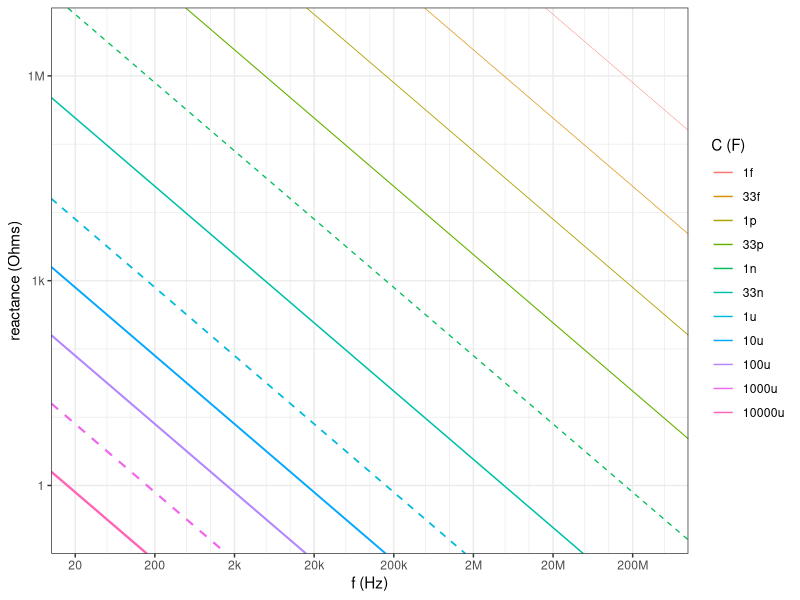
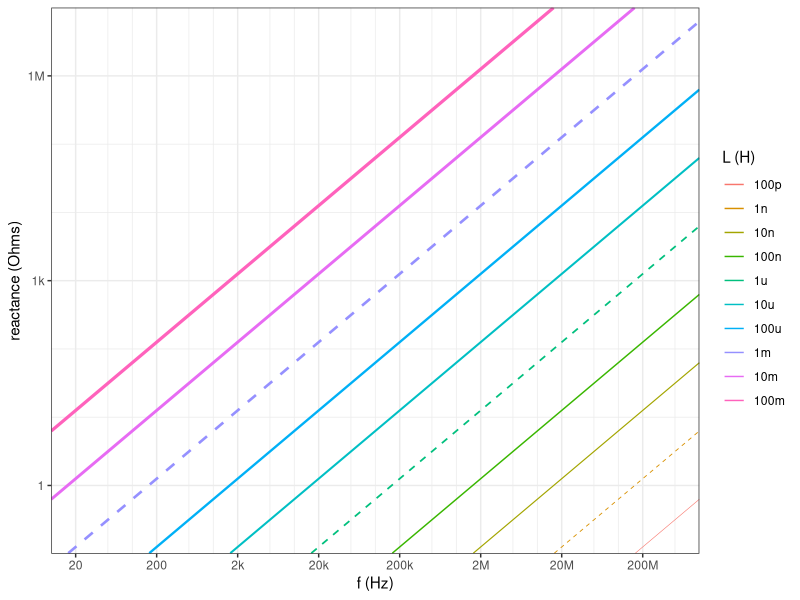
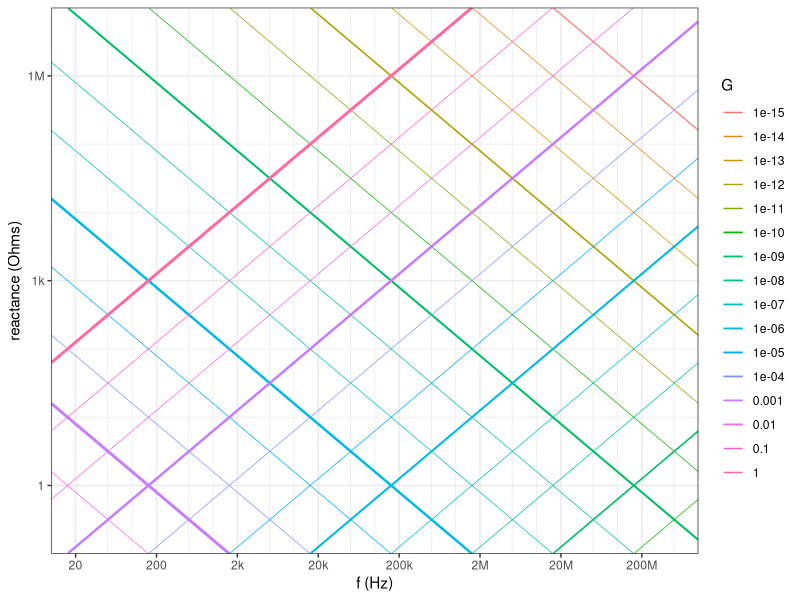
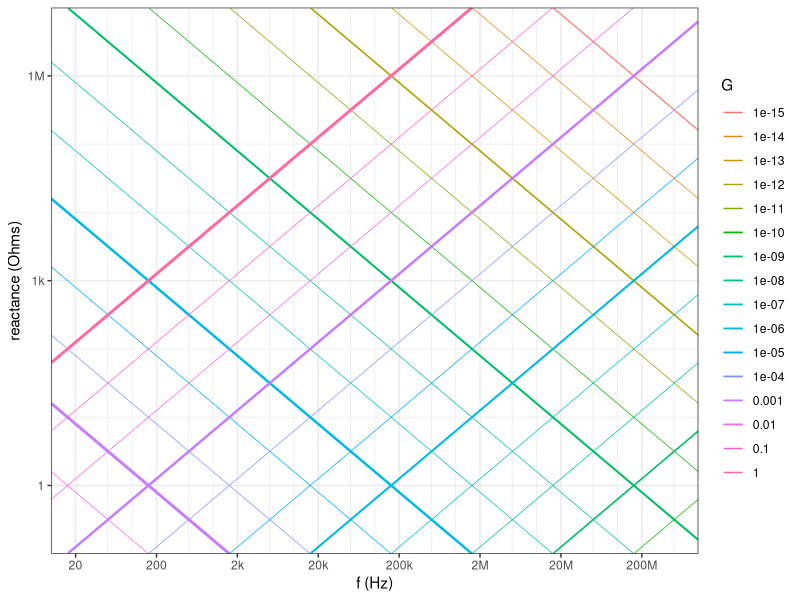

Here is the R script that generated these plots, in order:
## ---- chunk 1
knitr::opts_chunk$set(echo = FALSE, warning = FALSE)
library(ggplot2)
library(dplyr)
## ---- chunk 2
f <- 10^seq(1, 9, by = 0.01)
C <- c(1e-15, 33e-15, 1e-12, 33e-12, 1e-9, 33e-9, 10^seq(-6, -2, by = 1))
C_value <- c("1f", "33f", "1p", "33p", "1n", "33n", "1u", "10u", "100u", "1000u", "10000u")
val <- expand.grid(f = f, k = 1:length(C)) |>
  tibble::as_tibble() |>
  dplyr::mutate(C = C[k], 
                C_value = C_value[k] |> factor(levels = C_value),
                X = 1/2/pi/f/C)
val |>
  ggplot(aes(x = f, y = X, color = C_value)) +
  geom_line(linewidth = 0.9 + log10(val$C)/20,
            linetype = 1 + (val$C %in% c(1e-3, 1e-6, 1e-9))) +
  labs(x = "f (Hz)", y = "reactance (Ohms)", color = "C (F)") +
  scale_x_log10(breaks = 10^(1:8)*2,
                labels = c("20", "200", "2k", "20k", "200k", "2M", "20M", "200M"),
                minor_breaks = c(10^(1:8)*5, 10^(1:8)*10),
                expand = rep(0, 4)) + 
  scale_y_log10(breaks = c(1, 1000, 1e6),
                minor_breaks = c(0.1, c(10, 100), c(10, 100)*1000, 1e7),
                labels = c("1", "1k", "1M"),
                limits = c(0.1, 1e7),
                expand = rep(0, 4)) +
  theme_bw()
## ---- chunk 3
f <- 10^seq(1, 9, by = 0.01)
C <- 10^seq(-10, -1, by = 1)
C_value <- c("100p", "1n", "10n", "100n", "1u", "10u", "100u", "1m", "10m", "100m")
val <- expand.grid(f = f, k = 1:length(C)) |>
  tibble::as_tibble() |>
  dplyr::mutate(C = C[k], 
                C_value = C_value[k] |> factor(levels = C_value),
                X = 2*pi*f*C)
val |>
  ggplot(aes(x = f, y = X, color = C_value)) +
  geom_line(linewidth = 1.2 + log10(val$C)/10,
            linetype = 1 + (val$C %in% c(1e-3, 1e-6, 1e-9))) +
  labs(x = "f (Hz)", y = "reactance (Ohms)", color = "L (H)") +
  scale_x_log10(breaks = 10^(1:8)*2,
                labels = c("20", "200", "2k", "20k", "200k", "2M", "20M", "200M"),
                minor_breaks = c(10^(1:8)*5, 10^(1:8)*10),
                expand = rep(0, 4)) + 
  scale_y_log10(breaks = c(1, 1000, 1e6),
                minor_breaks = c(0.1, c(10, 100), c(10, 100)*1000, 1e7),
                labels = c("1", "1k", "1M"),
                limits = c(0.1, 1e7),
                expand = rep(0, 4)) +
  theme_bw()
## ---- chunk 4
f <- 10^seq(1, 9, by = 0.01)
C <- 10^seq(-15, -2, by = 1)
L <- 10^seq(-10, 0, by = 1)
val_C <- expand.grid(f = f, k = 1:length(C)) |>
  tibble::as_tibble() |>
  dplyr::mutate(C = C[k], 
                X = 1/2/pi/f/C,
                G = factor(C, levels = 10^seq(-15, 0, by = 1)))
val_L <- expand.grid(f = f, k = 1:length(L)) |>
  tibble::as_tibble() |>
  dplyr::mutate(L = L[k], 
                X = 2*pi*f*L,
                G = factor(L, levels = 10^seq(-15, 0, by = 1)))

ggplot(data = val_C, mapping = aes(x = f, y = X, color = G)) +
  geom_line(linewidth = 0.25 + (val_C$k %% 3 == 1) * (0.9 + log10(val_C$C)/20)) +
            #linetype = 2 - (val_C$C %in% c(1, 1e-3, 1e-6, 1e-9, 1e-12, 1e-15))) +
  geom_line(data = val_L, 
            mapping = aes(x = f, y = X, color = G),
            linewidth = 0.25 + (val_L$k %% 3 == 2) * (0.75 + log10(val_L$L)/20)) +
            #linetype = 2 - (val_L$L %in% c(1, 1e-3, 1e-6, 1e-9, 1e-12, 1e-15))) +
  labs(x = "f (Hz)", y = "reactance (Ohms)") +
  scale_x_log10(breaks = 10^(1:8)*2,
                labels = c("20", "200", "2k", "20k", "200k", "2M", "20M", "200M"),
                minor_breaks = c(10^(1:8)*5, 10^(1:8)*10),
                expand = rep(0, 4)) + 
  scale_y_log10(breaks = c(1, 1000, 1e6),
                minor_breaks = c(0.1, c(10, 100), c(10, 100)*1000, 1e7),
                labels = c("1", "1k", "1M"),
                limits = c(0.1, 1e7),
                expand = rep(0, 4)) +
  theme_bw()
ggsave("C-L-reactance.pdf", height=7, width=10)
